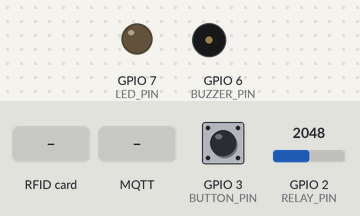
Bench run of a sketch on a simulated ESP32-S3. On the bench: output pins drawn as LEDs (lit = HIGH), buzzer (waves = sounding). The test bench sets the inputs (shaded band); at power-on: GPIO 3 (BUTTON_PIN) LOW, GPIO 2 (RELAY_PIN) = 2048. WiFi joins after 1.5 s; servers stay silent unless stated; no MQTT or app messages arrive unless stated; what the sketch prints to the serial monitor is not drawn.

Above: at 2.7 s.
2.8 s: GPIO 3 (BUTTON_PIN) pulled HIGH for 0.15 s
At 3.4 s:
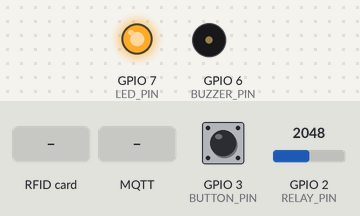
5.9 s: RFID card 12 34 56 78 held to the reader
8.9 s: MQTT message "ON" arrives on the first subscribed topic
At 8.9 s:
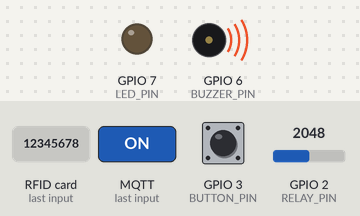
11.9 s: RFID card 5E 7A 19 C4 held to the reader
At 12.3 s:
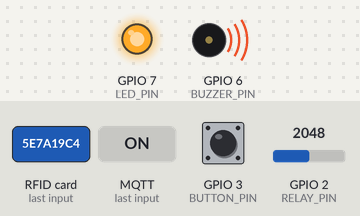
14.9 s: MQTT message "button/status" arrives on the first subscribed topic
16.4 s: GPIO 3 (BUTTON_PIN) pulled HIGH for 1 s
At 22.7 s:
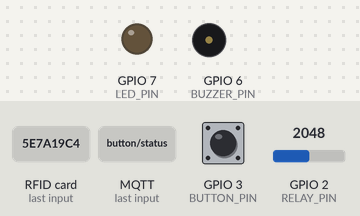
Timing chart, 0 to 23.9 s (numbered marks = the images above; inputs shaded):
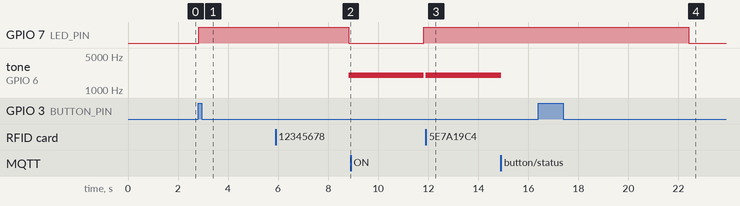

The sketch:

NOLCD.ino
```cpp
#include <WiFi.h>
#include <PubSubClient.h>

#include <SPI.h>

#include <MFRC522.h>

#include <Wire.h>
#include <LiquidCrystal_I2C.h>
#define SS_PIN 10
#define RST_PIN 9
#define LED_PIN 7     // Define the pin for the LED
#define BUTTON_PIN 3  // Define the pin for the button
#define BUZZER_PIN 6  // Define the pin for the buzzer
#define RELAY_PIN 2   // Define the pin for the relay
#define SENSOR_PIN A1
#define NOTIFY_VPIN V3
LiquidCrystal_I2C lcd(0x27, 16, 2);

const char* ssid = "fuxk";                      //อย่าลืมแก้ไข SSID ของ WIFI ที่จะให้ NodeMCU ไปเชื่อมต่อ
const char* password = "12345678";              //อย่าลืมแก้ไข PASSWORD ของ WIFI
const char* mqtt_server = "test.mosquitto.org";  //อย่าลืมแก้ไข BROKER
const int mqtt_port = 1883;
const char* mqtt_Client = "fa54c3d5-205c-4eaa-8695-xxxxxxx";  //อย่าลืมแก้ไข ClientID
const char* mqtt_username = "";                               //อย่าลืมแก้ไข Token
const char* mqtt_password = "";                               //อย่าลืมแก้ไข Secret
int totalCount = 0;                                           // ตัวแปรสำหรับนับจำนวนรวมที่ผ่าน IR Sensor ทั้งหมด
int newScanCount = 0;                                         // ตัวแปรสำหรับนับจำนวนของแต่ละบัตรสแกนใหม่
int count = 0;                                                // Variable to hold the count
int sensorValue = 0;                                          // Variable to hold the sensor reading
int threshold = 500;                                          // Define a threshold value (adjust based on testing)
unsigned long entryStartTime = 0;
unsigned long exitStartTime = 0;
long lastMsg = 0;
int value = 0;
char msg[100];
char Total[100];
String DataString;
String People;
int checkUID();

WiFiClient espClient;
PubSubClient client(espClient);
MFRC522 rfid(SS_PIN, RST_PIN);

byte allowedUIDs[][4] = {
  //{0x62, 0x93, 0xA3, 0x51}, // First UID
  { 0x2F, 0x08, 0x00, 0x31 },  // JURE UID
  { 0x4F, 0x54, 0xCB, 0x66 },  // AungPao UID
  { 0xEF, 0x8A, 0x6F, 0xDD },  // Tae UID
  { 0xAD, 0x87, 0x49, 0xEF },
};
const int allowedUIDCount = sizeof(allowedUIDs) / sizeof(allowedUIDs[0]);  // Number of allowed UIDs

const char* names[] = {
  "Thanatorn",
  "Natthawit",
  "Techawich",
  "Pao-Dormitory"
};

void reconnect() {
  while (!client.connected()) {
    Serial.print("Attempting MQTT connection...");
    if (client.connect(mqtt_Client, mqtt_username, mqtt_password)) {  //เชื่อมต่อกับ MQTT BROKER
      Serial.println("connected");
      client.subscribe("button/status");
      client.subscribe("project");  //Node-red
      client.subscribe("People");
    } else {
      Serial.print("failed, rc=");
      Serial.print(client.state());
      Serial.println("try again in 2 seconds");
      delay(2000);
    }
  }
}

void callback(char* topic, byte* payload, unsigned int length) {

  String message;
  for (int i = 0; i < length; i++) {
    message = message + char(payload[i]);
  }
  Serial.println(message);
  if (String(topic) == "button/status") {
    if (message == "ON") {
      digitalWrite(RELAY_PIN, HIGH);
      digitalWrite(LED_PIN, HIGH);
      Serial.println("Door Open");
    } else if (message == "OFF") {
      digitalWrite(RELAY_PIN, LOW);
      digitalWrite(LED_PIN, LOW);
      Serial.println("Door Close");
    }
  }
}

void setup() {
  Serial.begin(9600);
  SPI.begin();      // Init SPI bus
  rfid.PCD_Init();  // Init MFRC522
  WiFi.begin(ssid, password);  //เชื่อมต่อกับ WIFI
  while (WiFi.status() != WL_CONNECTED) {
    delay(500);
    Serial.print(".");
  }
  Serial.println("WiFi connected");
  Serial.println("IP address: ");
  Serial.println(WiFi.localIP());            //เชื่อมต่อกับ WIFI สำเร็จ แสดง IP
  client.setServer(mqtt_server, mqtt_port);  //กำหนด MQTT BROKER, PORT ที่ใช้
  client.setCallback(callback);              //ตั้งค่าฟังก์ชันที่จะทำงานเมื่อมีข้อมูลเข้ามาผ่านการ Subscribe
  client.subscribe("button/status");
  client.subscribe("project");
  client.subscribe("People");
  pinMode(LED_PIN, OUTPUT);       // Set LED pin as output
  digitalWrite(LED_PIN, LOW);     // Start with the LED off
  pinMode(BUTTON_PIN, INPUT);     // Set button pin as input
  pinMode(BUZZER_PIN, OUTPUT);    // Set buzzer pin as output
  digitalWrite(BUZZER_PIN, LOW);  // Ensure buzzer is off initially
  pinMode(RELAY_PIN, OUTPUT);     // Set relay pin as output
  digitalWrite(RELAY_PIN, LOW);   // Ensure the relay is off initially
  pinMode(SENSOR_PIN, INPUT);
  Serial.println("Place your RFID card/tag near the reader...");
}

void loop() {
  if (!client.connected()) {
    reconnect();
  }
  client.loop();
  long now = millis();
  if (now - lastMsg > 10000) {  //จับเวลาส่งข้อมูลทุก ๆ 5 วินาที
    lastMsg = now;
    ++value;


    // Example of data : {"data":{"temperature":25 , "humidity": 60}}
    DataString.toCharArray(msg, 100);
    client.publish("button/status", msg);  // อย่าลืมแก้ไข TOPIC ที่จะทำการ PUBLISH ไปยัง MQTT BROKER
  }
  delay(1);
  if (digitalRead(BUTTON_PIN) == HIGH) {
    Serial.println("Button Pressed. [Door OPEN]");
    digitalWrite(RELAY_PIN, HIGH);  // Activate the relay
    digitalWrite(LED_PIN, HIGH);    // Turn on the LED
    exitStartTime = millis();       // Start the 10-second IR sensor check

    // Check IR sensor for 10 seconds //เปลี่ยนเป็น 5 วิ
    while (millis() - exitStartTime < 5000) {
      sensorValue = analogRead(SENSOR_PIN);
      if (sensorValue < threshold) {
        count--;  // Decrease count every time an object is detected
        Serial.print("Person Exited. Total Count: ");
        Serial.println(count);
        delay(1000);  // Wait 1 second before counting again to avoid rapid multiple detections
        totalCount = count;
      }
    }
    client.loop();
    long now = millis();
    lastMsg = now;
    ++value;
    DataString = (String)totalCount;
    DataString.toCharArray(msg, 100);
    client.publish("project", msg);
    if (!client.connected()) {
      reconnect();
    }
    delay(1000);                   // Relay active for 5 seconds
    digitalWrite(RELAY_PIN, LOW);  // Turn off the relay
    digitalWrite(LED_PIN, LOW);
  }
  if (!rfid.PICC_IsNewCardPresent()) {
    return;
  }
  if (!rfid.PICC_ReadCardSerial()) {
    return;
  }
  Serial.print("Card UID: ");
  String uidStr = "";  // Initialize a string to store UID for notification
  for (byte i = 0; i < rfid.uid.size; i++) {
    Serial.print(rfid.uid.uidByte[i] < 0x10 ? " 0" : " ");
    Serial.print(rfid.uid.uidByte[i], HEX);
    uidStr += String(rfid.uid.uidByte[i], HEX);  // Append each byte to the uidStr
  }
  Serial.println();
  int uidIndex = checkUID();
  if (uidIndex != -1) {
    Serial.print("Authorized Card Detected ");
    Serial.println(names[uidIndex]);
    Serial.println("[Door OPEN]");
    newScanCount = 0;
    digitalWrite(LED_PIN, HIGH);    // Turn on the LED
    digitalWrite(RELAY_PIN, HIGH);  // Activate the relay (provide power)
    entryStartTime = millis();      // Start the 10-second IR sensor check
    String messageToPublish = names[uidIndex];
    String jsonMessage = String(names[uidIndex]);
    DataString = (String)totalCount;
    DataString.toCharArray(msg, 100);
    while (millis() - entryStartTime < 5000) {
      sensorValue = analogRead(SENSOR_PIN);
      if (sensorValue < threshold) {
        count++;  // Increase count every time an object is detected
        Serial.print("Person Entered. Total Count: ");
        Serial.println(count);
        delay(1000);  // Wait 1 second before counting again to avoid rapid multiple detections
      }
    }
    if (!client.connected()) {
      reconnect();
    }
    totalCount += count;
    client.loop();
    ++value;
    DataString = (String)count;
    People = (String)totalCount;
    DataString.toCharArray(msg, 100);
    People.toCharArray(Total, 100);
    Serial.println(names[uidIndex]);
    client.publish("project", jsonMessage.c_str());
    client.publish("project", msg);  // อย่าลืมแก้ไข TOPIC ที่จะทำการ PUBLISH ไปยัง MQTT BROKER(name)
    client.publish("People", Total);
    count = 0;

    delay(1000);                   // Relay active for 5 seconds
    digitalWrite(LED_PIN, LOW);    // Turn off the LED
    digitalWrite(RELAY_PIN, LOW);  // Turn off the relay
  } else {
    Serial.println("Unauthorized Card!");
    client.publish("project", "Unknown Card");
    tone(BUZZER_PIN, 2000);      // Trigger buzzer for unauthorized card
    delay(3000);                 // Keep the buzzer on for 3 seconds
    noTone(BUZZER_PIN);  // Turn off the buzzer
  }
  // Halt the RFID to stop the reader after each scan

  rfid.PICC_HaltA();
}
int checkUID() {
  if (rfid.uid.size != 4) {
    return -1;  // UID size must be 4 bytes
  }

  for (int i = 0; i < allowedUIDCount; i++) {
    bool match = true;
    for (byte j = 0; j < 4; j++) {
      if (rfid.uid.uidByte[j] != allowedUIDs[i][j]) {
        match = false;
        break;
      }
    }
    if (match) {
      return i;  // Return the index of the matched UID
    }
  }
  return -1;  // If no match found, return -1
}
```

Measured:
- after the input at 2.8 s, GPIO 7 (LED_PIN): LOW → HIGH at once
- after the input at 5.9 s, tone on GPIO 6 (BUZZER_PIN): silent → 2000 Hz after 2.9 s
- after the input at 8.9 s, GPIO 7 (LED_PIN): LOW → HIGH after 2.9 s
- after the input at 11.9 s, tone on GPIO 6 (BUZZER_PIN): silent → 2000 Hz at once
- after the input at 16.4 s, GPIO 7 (LED_PIN): HIGH → LOW after 6.0 s
